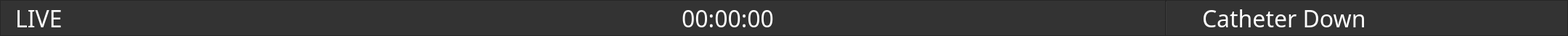
         <widget class="QFrame" name="frame_status">
          <property name="minimumSize">
           <size>
            <width>2160</width>
            <height>50</height>
           </size>
          </property>
          <property name="maximumSize">
           <size>
            <width>2160</width>
            <height>50</height>
           </size>
          </property>
          <property name="styleSheet">
           <string notr="true">QFrame{
    background: rgb( 51, 51, 51 );
}</string>
          </property>
          <property name="frameShape">
           <enum>QFrame::StyledPanel</enum>
          </property>
          <property name="frameShadow">
           <enum>QFrame::Raised</enum>
          </property>
          <layout class="QHBoxLayout" name="horizontalLayout_2">
           <property name="spacing">
            <number>40</number>
           </property>
           <property name="leftMargin">
            <number>20</number>
           </property>
           <property name="topMargin">
            <number>0</number>
           </property>
           <property name="rightMargin">
            <number>0</number>
           </property>
           <property name="bottomMargin">
            <number>0</number>
           </property>
           <item>
            <widget class="QLabel" name="label_live">
             <property name="minimumSize">
              <size>
               <width>80</width>
               <height>28</height>
              </size>
             </property>
             <property name="styleSheet">
              <string notr="true">QLabel {
	font: 24pt DinPRO-medium;
    color: white;
}</string>
             </property>
             <property name="text">
              <string>LIVE</string>
             </property>
            </widget>
           </item>
           <item>
            <widget class="QLabel" name="timeFieldLabel_mini">
             <property name="minimumSize">
              <size>
               <width>240</width>
               <height>42</height>
              </size>
             </property>
             <property name="font">
              <font>
               <family>DinPRO-medium</family>
               <pointsize>24</pointsize>
               <weight>50</weight>
               <italic>false</italic>
               <bold>false</bold>
              </font>
             </property>
             <property name="styleSheet">
              <string notr="true">QLabel {
	font: 24pt DinPRO-medium;
    color: white;
}</string>
             </property>
             <property name="text">
              <string>00:00:00</string>
             </property>
             <property name="alignment">
              <set>Qt::AlignRight|Qt::AlignTrailing|Qt::AlignVCenter</set>
             </property>
            </widget>
           </item>
           <item>
            <widget class="QLabel" name="deviceFieldLabel">
             <property name="minimumSize">
              <size>
               <width>450</width>
               <height>42</height>
              </size>
             </property>
             <property name="maximumSize">
              <size>
               <width>300</width>
               <height>16777215</height>
              </size>
             </property>
             <property name="font">
              <font>
               <family>DinPRO-Medium</family>
               <pointsize>24</pointsize>
               <weight>50</weight>
               <italic>false</italic>
               <bold>false</bold>
              </font>
             </property>
             <property name="styleSheet">
              <string notr="true">QLabel {
	font: 24pt DinPRO-Medium;
    color: white;
}</string>
             </property>
             <property name="text">
              <string>&lt;Not Set&gt;</string>
             </property>
             <property name="alignment">
              <set>Qt::AlignRight|Qt::AlignTrailing|Qt::AlignVCenter</set>
             </property>
            </widget>
           </item>
           <item>
            <widget class="Line" name="line">
             <property name="minimumSize">
              <size>
               <width>20</width>
               <height>0</height>
              </size>
             </property>
             <property name="styleSheet">
              <string notr="true">QLine{
    color: white;
   background-color: white;
}</string>
             </property>
             <property name="orientation">
              <enum>Qt::Vertical</enum>
             </property>
            </widget>
           </item>
           <item>
            <widget class="QLabel" name="catheterViewLabel">
             <property name="minimumSize">
              <size>
               <width>450</width>
               <height>42</height>
              </size>
             </property>
             <property name="styleSheet">
              <string notr="true">QLabel {
	font: 24pt DinPRO-Medium;
    color: white;
}</string>
             </property>
             <property name="text">
              <string>Catheter Down</string>
             </property>
            </widget>
           </item>
          </layout>
         </widget>
